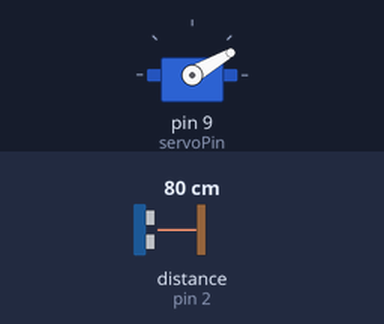
Bench run of a sketch on a simulated Arduino Uno, built with avr-gcc and run on an emulated ATmega328P. Shown: servo. Wiring (inferred from the names in the program): ultrasonic range finder: trigger pin 3; echo pin 2. The test bench sets the inputs (shaded band); at power-on: distance to the obstacle (sensor on pin 2) 80 cm. The echo pulse lasts 58.3 µs per cm.

Above: at 1.28 s.
1.3 s: distance to the obstacle (sensor on pin 2) set to 2 cm
At 2.4 s:
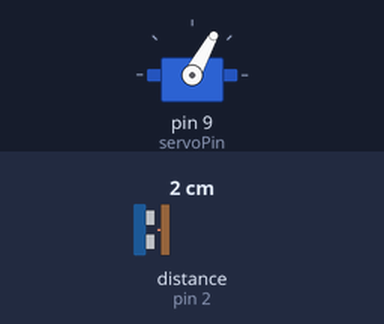
4.3 s: distance to the obstacle (sensor on pin 2) set to 120 cm
At 4.51 s:
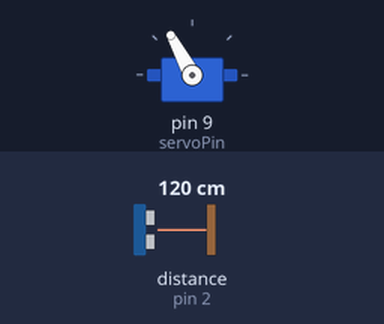
7.3 s: distance to the obstacle (sensor on pin 2) set to 4 cm
At 14.01 s:
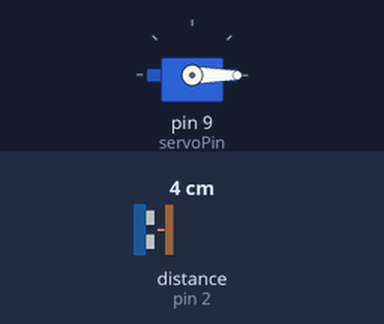
Timing chart, 0 to 22.3 s (numbered marks = the images above; inputs shaded):
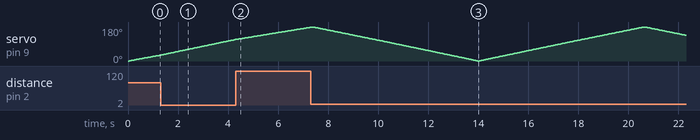

The sketch:

MappingDevice_Arduino.ino
```cpp
/*
File Name: MappingDevice_Arduino.ino
By Team 01: Chattada Viriyaphap (Pi) & Abdullah Arif
EE537 Intro to Embedded SYstems
Department of Electrical and Computer Engineering
The University of Alabama at Birmingham
Version Sept. 30, 2022
*/

#include <Servo.h>                         // Import servo library
#include "SoftwareSerial.h"                // Import serial communication library
#include "Arduino.h"                       // Import Arduino library for other miscellanous function

// Initialization
const byte rxPin = 10;                            // Init pin 10 on Arduino board as receiver (transmitter on HC-05 bluetooth module)
const byte txPin = 11;                            // Init pin 11 on Arduino board as transmitter (receiver on HC-05 bluetooth module)
SoftwareSerial BTSerial(rxPin, txPin);            // Init serial communication of HC-05 bluetooth module (RX, TX)
                                                  // Connect pin 10 Arduino to pin TX HC-05 // Connect pin 11 Arduino to pin RX HC-05

Servo servo1;                                     // Init servo class
int servoPin = 9;                                 // Init pin 8 as servo pin

#define echoPin 2                                 // Init pin 2 on Arduino board as echo pin on HC-SR04 sensor module
#define trigPin 3                                 // Init pin 3 on Arduino board as trigger pin on HC-SR04 sensor module

long duration;                                    // Init time duration variable in long type
int distance;                                     // Init distance variable in integer type
int angle = 0;                                   // Init angle variable in integer type

// Set up
void setup() {
  pinMode(trigPin, OUTPUT);                       // Connect trigger pin HC-SR04 as output
  pinMode(echoPin, INPUT);                        // Connect echo pin of HC-SR04 as output

  BTSerial.begin(9600);                           // Start serial communication (bluetooth) at 9600bps baud rate
  servo1.attach(servoPin);                        // Start servo connection with servo pin
}

// Main loop
void loop() {

  // Servo rotates to the right
  for (int angle = 0; angle <= 180; angle++) {    // Servo angle ranges from 0° to 180° at an increment of one
    servo1.write(angle);                          // Servo rotates to specified angle
    delay(30);                                    // Delay for 30ms to allow servo to reach its specified angle

    servo1.detach();                              // Stop servo connection with servo pin

    distance = findDistance();                    // Calculate distance based on sound reflection time measured

    BTSerial.print(angle);                        // Print angle information using bluetooth serial communication
    BTSerial.print('a');                          // Print letter 'a' to separate angle and distance information using bluetooth serial communication
    BTSerial.print(distance);                     // Print distance information using bluetooth serial communication
    BTSerial.print('d');                          // Print letter 'd' to indicate the end of angle and distance data information block using bluetooth serial communication

    servo1.attach(servoPin);                      // Start servo connection with servo pin
  }

  // Servo rotates to the left
  for (int angle = 180; angle >= 0; angle--) {    // Servo angle ranges from 180° to 0° at an increment of one
    servo1.write(angle);                          // Servo rotates to specified angle
    delay(30);                                    // Delay for 30ms to allow servo to reach its specified angle

    servo1.detach();                              // Stop servo connection with servo pin

    distance = findDistance();                    // Calculate distance based on sound reflection time measured

    BTSerial.print(angle);                        // Print angle information using bluetooth serial communication
    BTSerial.print('a');                          // Print letter 'a' to separate angle and distance information using bluetooth serial communication
    BTSerial.print(distance);                     // Print distance information using bluetooth serial communication
    BTSerial.print('d');                          // Print letter 'd' to indicate the end of angle and distance data information block using bluetooth serial communication

    servo1.attach(servoPin);                      // Start servo connection with servo pin
  }
}

// Distance calculation function
int findDistance() {

  // Send ultrasound signal
  digitalWrite(trigPin, LOW);                     // Clear trigger pin of HC-SR04
  delayMicroseconds(1);                           // Delay for 1us to allow trigger pin of HC-SR04 to change its state
  digitalWrite(trigPin, HIGH);                    // Enable trigger pin of HC-SR04
  delayMicroseconds(10);                          // Delay for 10us to allow trigger pin of HC-SR04 to change its state and send ultrasound
  digitalWrite(trigPin, LOW);                     // Clear trigger pin of HC-SR04

  // Calculate distance from ultrasound reflection time
  duration = pulseIn(echoPin, HIGH);              // Record ultrasound reflection time in ms
  distance = duration * 0.034 / 2;                // Calculate distance ultrasound travelled based on ultrasound reflection time (divide by 2 to represent time it takes to travel back and forth)

  return distance;                                // Return calculated distance
}
```
